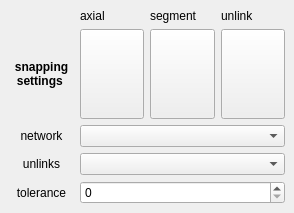
<?xml version="1.0" encoding="UTF-8"?>
<!--
SPDX-FileCopyrightText: 2019 Ioanna Kolovou <i.kolovou@spacesyntax.com>
SPDX-FileCopyrightText: 2019 Space Syntax Ltd.

SPDX-License-Identifier: GPL-2.0-or-later
-->
<ui version="4.0">
 <class>DrawingToolDockWidgetBase</class>
 <widget class="QDockWidget" name="DrawingToolDockWidgetBase">
  <property name="geometry">
   <rect>
    <x>0</x>
    <y>0</y>
    <width>294</width>
    <height>213</height>
   </rect>
  </property>
  <property name="sizePolicy">
   <sizepolicy hsizetype="Minimum" vsizetype="Minimum">
    <horstretch>0</horstretch>
    <verstretch>0</verstretch>
   </sizepolicy>
  </property>
  <property name="minimumSize">
   <size>
    <width>294</width>
    <height>200</height>
   </size>
  </property>
  <property name="windowTitle">
   <string>Drawing Tool</string>
  </property>
  <widget class="QWidget" name="dockWidgetContents">
   <layout class="QHBoxLayout" name="horizontalLayout">
    <item>
     <layout class="QGridLayout" name="gridLayout">
      <property name="sizeConstraint">
       <enum>QLayout::SetMinimumSize</enum>
      </property>
      <item row="4" column="1" colspan="3">
       <widget class="QSpinBox" name="toleranceSpin">
        <property name="sizePolicy">
         <sizepolicy hsizetype="MinimumExpanding" vsizetype="Fixed">
          <horstretch>0</horstretch>
          <verstretch>0</verstretch>
         </sizepolicy>
        </property>
       </widget>
      </item>
      <item row="1" column="0">
       <widget class="QLabel" name="label">
        <property name="sizePolicy">
         <sizepolicy hsizetype="Expanding" vsizetype="MinimumExpanding">
          <horstretch>0</horstretch>
          <verstretch>0</verstretch>
         </sizepolicy>
        </property>
        <property name="minimumSize">
         <size>
          <width>0</width>
          <height>32</height>
         </size>
        </property>
        <property name="font">
         <font>
          <weight>75</weight>
          <bold>true</bold>
         </font>
        </property>
        <property name="text">
         <string>snapping 
settings </string>
        </property>
        <property name="alignment">
         <set>Qt::AlignCenter</set>
        </property>
       </widget>
      </item>
      <item row="3" column="1" colspan="3">
       <widget class="QComboBox" name="unlinksCombo"/>
      </item>
      <item row="3" column="0">
       <widget class="QLabel" name="label_3">
        <property name="text">
         <string>unlinks</string>
        </property>
        <property name="alignment">
         <set>Qt::AlignCenter</set>
        </property>
       </widget>
      </item>
      <item row="2" column="1" colspan="3">
       <widget class="QComboBox" name="networkCombo">
        <property name="sizePolicy">
         <sizepolicy hsizetype="MinimumExpanding" vsizetype="Fixed">
          <horstretch>0</horstretch>
          <verstretch>0</verstretch>
         </sizepolicy>
        </property>
       </widget>
      </item>
      <item row="4" column="0">
       <widget class="QLabel" name="label_4">
        <property name="text">
         <string>tolerance</string>
        </property>
        <property name="alignment">
         <set>Qt::AlignCenter</set>
        </property>
       </widget>
      </item>
      <item row="1" column="2">
       <widget class="QPushButton" name="segmentButton">
        <property name="sizePolicy">
         <sizepolicy hsizetype="Maximum" vsizetype="Fixed">
          <horstretch>0</horstretch>
          <verstretch>0</verstretch>
         </sizepolicy>
        </property>
        <property name="minimumSize">
         <size>
          <width>25</width>
          <height>25</height>
         </size>
        </property>
        <property name="maximumSize">
         <size>
          <width>5000</width>
          <height>5000</height>
         </size>
        </property>
        <property name="text">
         <string/>
        </property>
        <attribute name="buttonGroup">
         <string notr="true">buttonGroup</string>
        </attribute>
       </widget>
      </item>
      <item row="1" column="1">
       <widget class="QPushButton" name="axialButton">
        <property name="sizePolicy">
         <sizepolicy hsizetype="MinimumExpanding" vsizetype="Fixed">
          <horstretch>0</horstretch>
          <verstretch>0</verstretch>
         </sizepolicy>
        </property>
        <property name="minimumSize">
         <size>
          <width>25</width>
          <height>25</height>
         </size>
        </property>
        <property name="maximumSize">
         <size>
          <width>5000</width>
          <height>5000</height>
         </size>
        </property>
        <property name="styleSheet">
         <string notr="true"/>
        </property>
        <property name="text">
         <string/>
        </property>
        <attribute name="buttonGroup">
         <string notr="true">buttonGroup</string>
        </attribute>
       </widget>
      </item>
      <item row="1" column="3">
       <widget class="QPushButton" name="unlinksButton">
        <property name="sizePolicy">
         <sizepolicy hsizetype="MinimumExpanding" vsizetype="Fixed">
          <horstretch>0</horstretch>
          <verstretch>0</verstretch>
         </sizepolicy>
        </property>
        <property name="minimumSize">
         <size>
          <width>25</width>
          <height>25</height>
         </size>
        </property>
        <property name="maximumSize">
         <size>
          <width>5000</width>
          <height>5000</height>
         </size>
        </property>
        <property name="text">
         <string/>
        </property>
        <attribute name="buttonGroup">
         <string notr="true">buttonGroup</string>
        </attribute>
       </widget>
      </item>
      <item row="2" column="0">
       <widget class="QLabel" name="label_2">
        <property name="text">
         <string>network</string>
        </property>
        <property name="alignment">
         <set>Qt::AlignCenter</set>
        </property>
       </widget>
      </item>
      <item row="0" column="1">
       <widget class="QLabel" name="label_5">
        <property name="sizePolicy">
         <sizepolicy hsizetype="MinimumExpanding" vsizetype="Preferred">
          <horstretch>0</horstretch>
          <verstretch>0</verstretch>
         </sizepolicy>
        </property>
        <property name="minimumSize">
         <size>
          <width>60</width>
          <height>0</height>
         </size>
        </property>
        <property name="text">
         <string>axial</string>
        </property>
       </widget>
      </item>
      <item row="0" column="2">
       <widget class="QLabel" name="label_6">
        <property name="sizePolicy">
         <sizepolicy hsizetype="MinimumExpanding" vsizetype="Preferred">
          <horstretch>0</horstretch>
          <verstretch>0</verstretch>
         </sizepolicy>
        </property>
        <property name="text">
         <string>segment</string>
        </property>
       </widget>
      </item>
      <item row="0" column="3">
       <widget class="QLabel" name="label_7">
        <property name="sizePolicy">
         <sizepolicy hsizetype="Minimum" vsizetype="Preferred">
          <horstretch>0</horstretch>
          <verstretch>0</verstretch>
         </sizepolicy>
        </property>
        <property name="minimumSize">
         <size>
          <width>60</width>
          <height>0</height>
         </size>
        </property>
        <property name="text">
         <string>unlink</string>
        </property>
       </widget>
      </item>
     </layout>
    </item>
   </layout>
  </widget>
 </widget>
 <resources/>
 <connections/>
 <buttongroups>
  <buttongroup name="buttonGroup"/>
 </buttongroups>
</ui>
